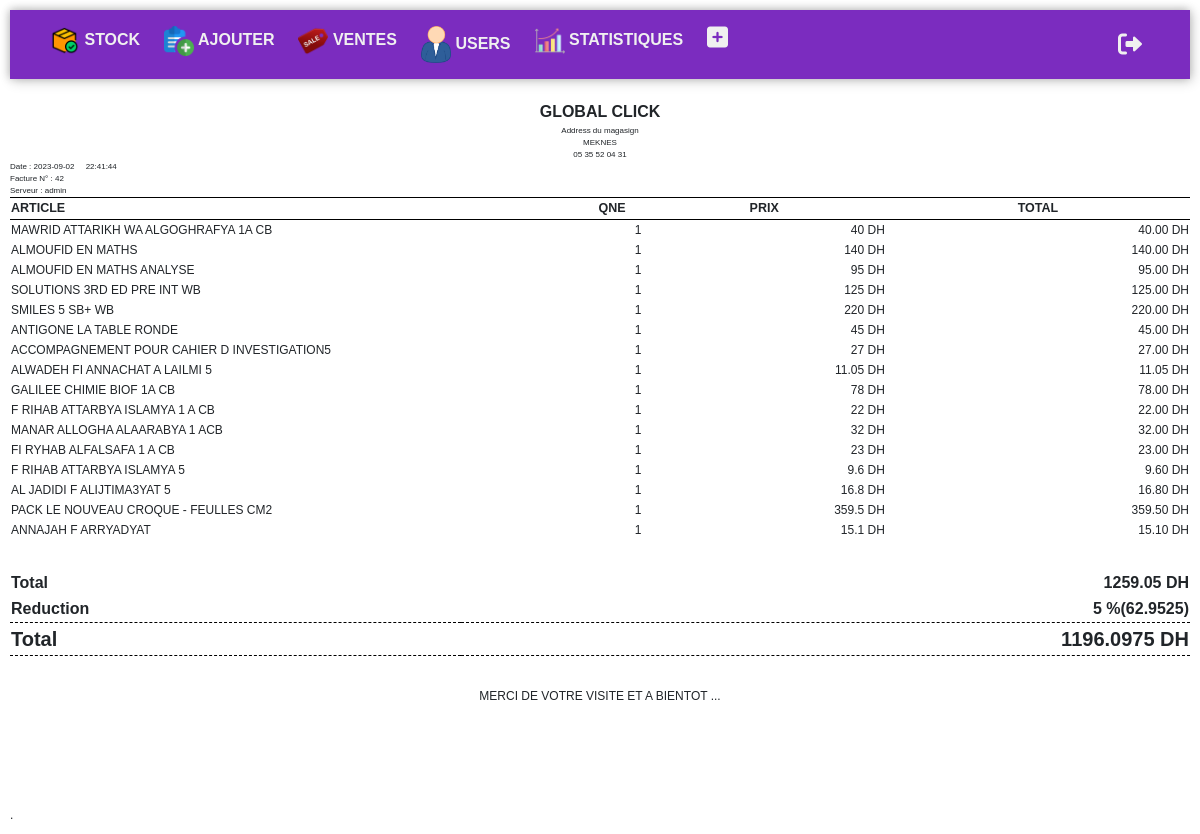
Screenshot of /pages/boune.php?id_vnt=42 (signed in) with the database file from the repository.
### tables this page shows
CREATE TABLE `vente` (
  `id_vnt` int(11) NOT NULL AUTO_INCREMENT,
  `date_vnt` date DEFAULT NULL,
  `montant_total` decimal(10,2) NOT NULL,
  `ttc` decimal(10,2) NOT NULL,
  `reduction` int(11) NOT NULL,
  `serveur` varchar(200) DEFAULT NULL,
  PRIMARY KEY (`id_vnt`),
  KEY `fk_vente_user` (`serveur`),
  CONSTRAINT `fk_vente_user` FOREIGN KEY (`serveur`) REFERENCES `user` (`id_user`) ON DELETE CASCADE ON UPDATE CASCADE
);

CREATE TABLE `user` (
  `id_user` varchar(200) NOT NULL,
  `type_user` varchar(50) NOT NULL,
  `username` varchar(200) NOT NULL,
  `password` varchar(200) NOT NULL,
  PRIMARY KEY (`id_user`),
  KEY `id_user` (`id_user`)
);

CREATE TABLE `contenir` (
  `id_vnt` int(11) NOT NULL,
  `barcode` varchar(200) NOT NULL,
  `quantite` int(11) NOT NULL,
  `prix_unit` double NOT NULL,
  `total_ht` decimal(10,2) NOT NULL,
  `total_achat` decimal(10,2) DEFAULT NULL,
  PRIMARY KEY (`id_vnt`,`barcode`),
  KEY `fk_contenir_produit` (`barcode`),
  CONSTRAINT `fk_contenir_produit` FOREIGN KEY (`barcode`) REFERENCES `produit` (`barcode`) ON DELETE CASCADE ON UPDATE CASCADE,
  CONSTRAINT `fk_contenir_vente` FOREIGN KEY (`id_vnt`) REFERENCES `vente` (`id_vnt`) ON DELETE CASCADE ON UPDATE CASCADE
);

CREATE TABLE `produit` (
  `barcode` varchar(200) NOT NULL,
  `libelle` text NOT NULL,
  `prix` double NOT NULL,
  `prix_achat` decimal(10,2) DEFAULT NULL,
  `stock` int(11) NOT NULL,
  PRIMARY KEY (`barcode`)
);

### pages/boune.php (the view, shortened to what this page needs)
<!DOCTYPE html>
<html lang="fr">
<?php
include "../database.php";
$id_vnt = $_GET["id_vnt"];
?>
<head>
    <link rel="stylesheet" href="https://pro.fontawesome.com/releases/v6.0.0-beta3/css/all.css">
    <link href="https://cdn.jsdelivr.net/npm/bootstrap@5.0.2/dist/css/bootstrap.min.css" rel="stylesheet">
    <link rel="stylesheet" href="../css/boune.css">
    <link rel="stylesheet" href="../css/menu.css">
</head>
<body>
    <nav class="navbar navbar-expand-lg ">
        <?php
        if ($_SESSION["type_user"] == "admin")
            include "../includes/adminMenu.php";
        else
            include "../includes/caiseMenu.php";
        ?>
    </nav>
    <?php
    $requete = $db->prepare("SELECT v.*, u.username FROM vente v, user u  WHERE u.id_user = v.serveur AND id_vnt = ?");
    $requete->bindValue(1, $id_vnt);
    $requete->execute();
    $vente = $requete->fetch();
    $requete = $db->prepare("SELECT c.*, p.libelle FROM contenir c, produit p WHERE p.barcode = c.barcode AND id_vnt = ?");
    $requete->bindValue(1, $id_vnt);
    $requete->execute();
    $produits = $requete->fetchAll(PDO::FETCH_ASSOC);
    ?>
    <table class="bill-details">
        <tbody>
            <tr>
                <th class="center-align" colspan="2"><span class="receipt">GLOBAL CLICK</span></th>
            </tr>
            <tr>
                <td class="center-align" colspan="2">Address du magasign</td>
            </tr>
            <tr>
                <td class="center-align" colspan="2">MEKNES</td>
            </tr>
            <tr>
                <td class="center-align" colspan="2">05 35 52 04 31</td>
            </tr>
            <tr>
                <td>Date : <span><?php echo $vente["date_vnt"] ?></span>&nbsp;&nbsp;&nbsp;&nbsp; <span><?php echo date("H:i:s") ?></span></td>
            </tr>
            <tr>
                <td>Facture N° : <span><?php echo $vente["id_vnt"] ?></span></td>
            </tr>
            <tr>
                <td>Serveur : <span><?php echo $vente["username"] ?></span></td>
            </tr>
        </tbody>
    </table>
    <table class="items">
        <thead>
            <tr>
                <th class="heading name">ARTICLE</th>
                <th class="heading qty">QNE</th>
                <th class="heading rate">Prix</th>
                <th class="heading amount">Total</th>
            </tr>
        </thead>
        <tbody>
            <?php
            foreach ($produits as $produit) {
                echo "<tr>";
                echo "<td>" . $produit["libelle"] . "</td>";
                echo "<td>" . $produit["quantite"] . "</td>";
                echo "<td class=\"price\">" . $produit["prix_unit"] . " DH</td>";
                echo "<td class=\"price\">" . $produit["total_ht"] . " DH</td>";
                echo "</tr>";
            }
            ?>
        </tbody>
    </table>
    <table class="items totalTable">
        <tbody>
            <?php if ($vente["reduction"] != 0) {
                echo '<tr>';
                echo '<th colspan="3" class="text" style="text-align: left;">Total</th>';
                echo '<th class="price" style="text-align: right;">' . $vente["montant_total"] . ' DH</th>';
                echo '</tr>';
                echo "<tr>";
                echo '<th colspan="3" class="text" style="text-align: left;">Reduction</th>';
                echo '<th class="price" style="text-align: right;">' . $vente["reduction"] . ' %(' . (($vente["montant_total"] * $vente["reduction"]) / 100)  . ')</th>';
                echo "</tr>";
                echo "<tr>";
                echo '<th colspan="3" class="total text" style="text-align: left;">Total</th>';
                echo '<th class="total price">' . ($vente["montant_total"] - ($vente["montant_total"] * $vente["reduction"]) / 100) . ' DH</th>';
                echo "</tr>";
            } else {
                echo '<tr>';
                echo '<th colspan="3" class="total text" style="text-align: left;">Total</th>';
                echo '<th class="total price" style="text-align: right;">' . $vente["montant_total"] . ' DH</th>';
                echo '</tr>';
            }
            ?>
        </tbody>
    </table>
    <section>
        <p style="text-align:center;margin-top:30px;margin-bottom:100px">
            MERCI DE VOTRE VISITE ET A BIENTOT ...
        </p>
        .
    </section>
</body>
</html>

### css/boune.css (style rules this page uses)
body { margin: 0; padding: 10px; font-family: 'PT Sans', sans-serif; }
nav { background-color:#7b2cbf !important; box-shadow: 2px 2px 12px rgba(0, 0, 0, 0.2), -1px -1px 8px rgba(0, 0, 0, 0.2) !important; }
table { width: 100%; }
tr { width: 100%; }
.items thead { text-align: center; }
.center-align { text-align: center; }
.bill-details td { font-size: 8px; padding: 0; }
.bill-details th { font-size: 10px; }
.receipt { font-size: medium; }
.items .heading { font-size: 12.5px; text-transform: uppercase; border-top:1px solid black; margin-bottom: 4px; border-bottom: 1px solid black; vertical-align: middle; }
.items thead tr th:first-child, .items tbody tr td:first-child { width: 47%; min-width: 47%; max-width: 47%; word-break: break-all; text-align: left; }
.items td { font-size: 12px; text-align: right; vertical-align: bottom; }
.total { font-size: 20px; border-top:1px dashed black !important; border-bottom:1px dashed black !important; }
.total.text, .total.price { text-align: right; }
.heading.rate { width: 20%; }
.heading.amount { width: 25%; }
.heading.qty { width: 5% }
p { padding: 1px; margin: 0; }
section, footer { font-size: 12px; }
.totalTable { margin-top: 30px; }

### pages/boune.php (style rules this page uses)
nav { margin-bottom: 20px; }

### rows the page displays
vente: date_vnt "2023-09-02", id_vnt "42", serveur.username "admin", montant_total "1259.05", reduction "5", ($vente["montant_total"] * $vente["reduction"]) / 100 "62.9525", $vente["montant_total"] - ($vente["montant_total"] * $vente["reduction"]) / 100 "1196.0975"
contenir: barcode.libelle "MAWRID ATTARIKH WA ALGOGHRAFYA 1A CB", quantite "1", prix_unit "40", total_ht "40.00"
contenir: barcode.libelle "ALMOUFID EN MATHS", quantite "1", prix_unit "140", total_ht "140.00"
contenir: barcode.libelle "ALMOUFID EN MATHS ANALYSE", quantite "1", prix_unit "95", total_ht "95.00"
contenir: barcode.libelle "SOLUTIONS 3RD ED PRE INT WB", quantite "1", prix_unit "125", total_ht "125.00"
contenir: barcode.libelle "SMILES 5 SB+ WB", quantite "1", prix_unit "220", total_ht "220.00"
contenir: barcode.libelle "ANTIGONE LA TABLE RONDE", quantite "1", prix_unit "45", total_ht "45.00"
contenir: barcode.libelle "ACCOMPAGNEMENT POUR CAHIER D INVESTIGATION5", quantite "1", prix_unit "27", total_ht "27.00"
contenir: barcode.libelle "ALWADEH FI ANNACHAT A LAILMI 5", quantite "1", prix_unit "11.05", total_ht "11.05"
contenir: barcode.libelle "GALILEE CHIMIE BIOF 1A CB", quantite "1", prix_unit "78", total_ht "78.00"
contenir: barcode.libelle "F RIHAB ATTARBYA ISLAMYA 1 A CB", quantite "1", prix_unit "22", total_ht "22.00"
contenir: barcode.libelle "MANAR ALLOGHA ALAARABYA 1 ACB", quantite "1", prix_unit "32", total_ht "32.00"
contenir: barcode.libelle "FI RYHAB ALFALSAFA 1 A CB", quantite "1", prix_unit "23", total_ht "23.00"
contenir: barcode.libelle "F RIHAB ATTARBYA ISLAMYA 5", quantite "1", prix_unit "9.6", total_ht "9.60"
contenir: barcode.libelle "AL JADIDI F ALIJTIMA3YAT 5", quantite "1", prix_unit "16.8", total_ht "16.80"
contenir: barcode.libelle "PACK LE NOUVEAU CROQUE - FEULLES CM2", quantite "1", prix_unit "359.5", total_ht "359.50"
contenir: barcode.libelle "ANNAJAH F ARRYADYAT", quantite "1", prix_unit "15.1", total_ht "15.10"
